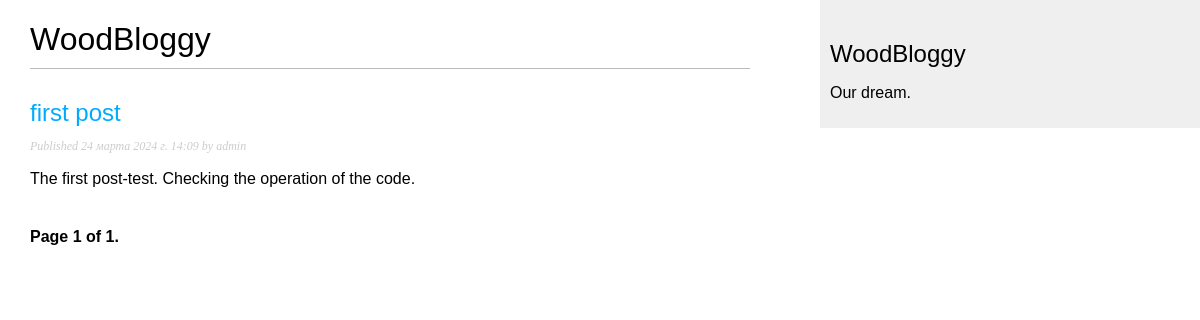
Page /blog/ on the earlier database version.
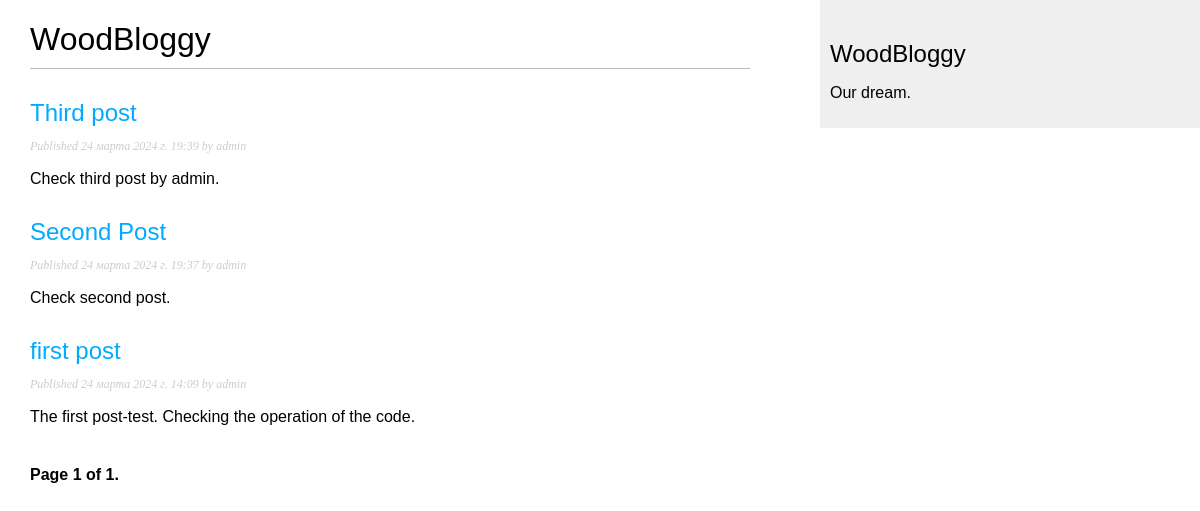
Same page on the later database version.
### blog/models.py (models this page shows, shortened)
class Post(models.Model):
    class Status(models.TextChoices):
        DRAFT = 'DF', 'Draft'
        PUBLISHED = 'PB', 'Published'
    title = models.CharField(max_length=250)
    slug = models.SlugField(max_length=250, unique_for_date='publish')
    author = models.ForeignKey(User,
                               on_delete=models.CASCADE,
                               related_name='blog_posts')
    body = models.TextField()
    publish = models.DateTimeField(default=timezone.now)
    created = models.DateTimeField(auto_now_add=True)
    updated = models.DateTimeField(auto_now=True)
    status = models.CharField(max_length=2,
                              choices=Status.choices,
                              default=Status.DRAFT)
    objects = models.Manager()
    published = PublishedManager()
    class Meta:
        ordering = ['-publish']
        indexes = [
            models.Index(fields=['-publish']),
        ]
    def get_absolute_url(self):
        return reverse('blog:post_detail',
                       args=[self.publish.year,
                             self.publish.month,
                             self.publish.day,
                             self.slug])

### blog/views.py (the view)
# urls.py: path('', views.post_list, name='post_list'),
def post_list(request):
    posts = Post.published.all()
    paginator = Paginator(posts, 3)
    page_number = request.GET.get('page', 1)
    try:
        posts = paginator.page(page_number)
    except PageNotAnInteger:
        posts = paginator.page(1)
    except EmptyPage:
        posts = paginator.page(paginator.num_pages)
    return render(request, 'blog/post/list.html', {'posts': posts})

### blog/models.py (called while the page is built)
    def get_queryset(self):
        return super().get_queryset()\
            .filter(status=Post.Status.PUBLISHED)

### blog/templates/blog/post/list.html (shortened to what this page needs)
{% extends "blog/base.html" %}
{% block content %}
<h1>WoodBloggy</h1>
{% for post in posts %}
    <h2>
        <a href="{{ post.get_absolute_url }}">
        {{ post.title }}
        </a>
    </h2>
    <p class="date">
    Published {{ post.publish }} by {{ post.author }}
    </p>
    {{ post.body|truncatewords:30|linebreaks }}
{% endfor %}
{% include "pagination.html" with page=posts %}
{% endblock %}

### blog/templates/blog/base.html (shortened to what this page needs)
{% load static %}
<!DOCTYPE html>
<html>
<head>
    <link href="{% static 'css/blog.css' %}" rel="stylesheet">
</head>
<body>
<div id="content">
    {% block content %}
    {% endblock %}
</div>
<div id="sidebar">
    <h2>WoodBloggy</h2>
    <p>Our dream.</p>
</div>
</body>
</html>

### blog/templates/pagination.html (shortened to what this page needs)
<div class="pagination">
  <span class="step-links">
  <span class="current">
    Page {{ page.number }} of {{ page.paginator.num_pages }}.
  </span>
  </span>
</div>

### blog/static/css/blog.css (style rules this page uses)
body { margin:0; padding:0; font-family:helvetica, sans-serif; }
a { color:#00abff; text-decoration:none; }
h1 { font-weight:normal; border-bottom:1px solid #bbb; padding:0 0 10px 0; }
h2 { font-weight:normal; margin:30px 0 0; }
#content { float:left; width:60%; padding:0 0 0 30px; }
#sidebar { float:right; width:30%; padding:10px; background:#efefef; height:100%; }
p.date { color:#ccc; font-family: georgia, serif; font-size: 12px; font-style: italic; }
.pagination { margin:40px 0; font-weight:bold; }

Differences in the rows shown:
added Post: title "Third post", publish "24 марта 2024 г. 19:39", author "admin", body "Check third post by admin."
added Post: title "Second Post", publish "24 марта 2024 г. 19:37", author "admin", body "Check second post."
